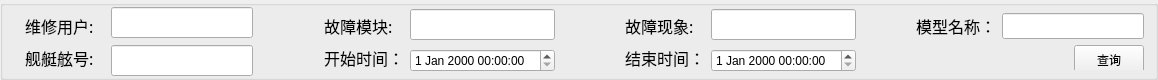
             <widget class="QGroupBox" name="groupBox_records_query_top">
              <property name="minimumSize">
               <size>
                <width>0</width>
                <height>80</height>
               </size>
              </property>
              <property name="maximumSize">
               <size>
                <width>16777215</width>
                <height>80</height>
               </size>
              </property>
              <property name="styleSheet">
               <string notr="true">QGroupBox#groupBox_information_feedback_top{
border: 2px solid #8f8f91;}    
</string>
              </property>
              <property name="title">
               <string/>
              </property>
              <layout class="QHBoxLayout" name="horizontalLayout_33">
               <property name="leftMargin">
                <number>11</number>
               </property>
               <property name="topMargin">
                <number>0</number>
               </property>
               <property name="rightMargin">
                <number>11</number>
               </property>
               <property name="bottomMargin">
                <number>0</number>
               </property>
               <item>
                <widget class="QWidget" name="widget" native="true">
                 <layout class="QHBoxLayout" name="horizontalLayout_34">
                  <property name="leftMargin">
                   <number>11</number>
                  </property>
                  <property name="topMargin">
                   <number>0</number>
                  </property>
                  <property name="rightMargin">
                   <number>11</number>
                  </property>
                  <property name="bottomMargin">
                   <number>0</number>
                  </property>
                  <item>
                   <widget class="QWidget" name="widget_records_query_top_1" native="true">
                    <layout class="QVBoxLayout" name="verticalLayout_30">
                     <property name="leftMargin">
                      <number>0</number>
                     </property>
                     <property name="topMargin">
                      <number>7</number>
                     </property>
                     <property name="rightMargin">
                      <number>0</number>
                     </property>
                     <property name="bottomMargin">
                      <number>7</number>
                     </property>
                     <item>
                      <widget class="QLabel" name="label_record_query_user_name_sign">
                       <property name="minimumSize">
                        <size>
                         <width>80</width>
                         <height>0</height>
                        </size>
                       </property>
                       <property name="maximumSize">
                        <size>
                         <width>80</width>
                         <height>16777215</height>
                        </size>
                       </property>
                       <property name="font">
                        <font>
                         <family>微软雅黑</family>
                         <pointsize>12</pointsize>
                         <weight>50</weight>
                         <italic>false</italic>
                         <bold>false</bold>
                        </font>
                       </property>
                       <property name="styleSheet">
                        <string notr="true">/*QLabel { 
    border-radius: 8px; 
    min-width: 120px;
    min-height: 40px;
	background-color: rgb(216, 255, 164);
	color: rgb(0, 85, 255);
	font: 75 10pt &quot;微软雅黑&quot;;
 }*/</string>
                       </property>
                       <property name="text">
                        <string>维修用户:</string>
                       </property>
                      </widget>
                     </item>
                     <item>
                      <widget class="QLabel" name="label_record_query_boat_number_sign">
                       <property name="minimumSize">
                        <size>
                         <width>80</width>
                         <height>0</height>
                        </size>
                       </property>
                       <property name="maximumSize">
                        <size>
                         <width>80</width>
                         <height>16777215</height>
                        </size>
                       </property>
                       <property name="font">
                        <font>
                         <family>微软雅黑</family>
                         <pointsize>12</pointsize>
                         <weight>50</weight>
                         <italic>false</italic>
                         <bold>false</bold>
                        </font>
                       </property>
                       <property name="styleSheet">
                        <string notr="true">/*QLabel { 
    border-radius: 8px; 
    min-width: 120px;
    min-height: 40px;
	background-color: rgb(216, 255, 164);
	color: rgb(0, 85, 255);
	font: 75 10pt &quot;微软雅黑&quot;;
 }*/</string>
                       </property>
                       <property name="text">
                        <string>舰艇舷号:</string>
                       </property>
                      </widget>
                     </item>
                    </layout>
                   </widget>
                  </item>
                  <item>
                   <widget class="QWidget" name="widget_records_query_top_2" native="true">
                    <layout class="QVBoxLayout" name="verticalLayout_31">
                     <property name="leftMargin">
                      <number>0</number>
                     </property>
                     <property name="topMargin">
                      <number>0</number>
                     </property>
                     <property name="rightMargin">
                      <number>0</number>
                     </property>
                     <property name="bottomMargin">
                      <number>0</number>
                     </property>
                     <item>
                      <widget class="QLineEdit" name="lineEdit_record_query_user_name">
                       <property name="maximumSize">
                        <size>
                         <width>150</width>
                         <height>16777215</height>
                        </size>
                       </property>
                       <property name="font">
                        <font>
                         <family>微软雅黑</family>
                         <pointsize>12</pointsize>
                         <weight>50</weight>
                         <italic>false</italic>
                         <bold>false</bold>
                        </font>
                       </property>
                      </widget>
                     </item>
                     <item>
                      <widget class="QLineEdit" name="lineEdit_record_query_boat_number">
                       <property name="maximumSize">
                        <size>
                         <width>150</width>
                         <height>16777215</height>
                        </size>
                       </property>
                       <property name="font">
                        <font>
                         <family>微软雅黑</family>
                         <pointsize>12</pointsize>
                         <weight>50</weight>
                         <italic>false</italic>
                         <bold>false</bold>
                        </font>
                       </property>
                      </widget>
                     </item>
                    </layout>
                   </widget>
                  </item>
                 </layout>
                </widget>
               </item>
               <item>
                <spacer name="horizontalSpacer_102">
                 <property name="orientation">
                  <enum>Qt::Horizontal</enum>
                 </property>
                 <property name="sizeHint" stdset="0">
                  <size>
                   <width>43</width>
                   <height>20</height>
                  </size>
                 </property>
                </spacer>
               </item>
               <item>
                <widget class="QWidget" name="widget_3" native="true">
                 <layout class="QHBoxLayout" name="horizontalLayout_35">
                  <property name="leftMargin">
                   <number>11</number>
                  </property>
                  <property name="topMargin">
                   <number>0</number>
                  </property>
                  <property name="rightMargin">
                   <number>11</number>
                  </property>
                  <property name="bottomMargin">
                   <number>0</number>
                  </property>
                  <item>
                   <widget class="QWidget" name="widget_2_records_query_top_1" native="true">
                    <layout class="QVBoxLayout" name="verticalLayout_32">
                     <property name="leftMargin">
                      <number>0</number>
                     </property>
                     <property name="topMargin">
                      <number>7</number>
                     </property>
                     <property name="rightMargin">
                      <number>0</number>
                     </property>
                     <property name="bottomMargin">
                      <number>7</number>
                     </property>
                     <item>
                      <widget class="QLabel" name="label_record_query_module_name_sign">
                       <property name="minimumSize">
                        <size>
                         <width>80</width>
                         <height>0</height>
                        </size>
                       </property>
                       <property name="maximumSize">
                        <size>
                         <width>80</width>
                         <height>16777215</height>
                        </size>
                       </property>
                       <property name="font">
                        <font>
                         <family>微软雅黑</family>
                         <pointsize>12</pointsize>
                         <weight>50</weight>
                         <italic>false</italic>
                         <bold>false</bold>
                        </font>
                       </property>
                       <property name="styleSheet">
                        <string notr="true">/*QLabel { 
    border-radius: 8px; 
    min-width: 120px;
    min-height: 40px;
	background-color: rgb(216, 255, 164);
	color: rgb(0, 85, 255);
	font: 75 10pt &quot;微软雅黑&quot;;
 }*/</string>
                       </property>
                       <property name="text">
                        <string>故障模块:</string>
                       </property>
                      </widget>
                     </item>
                     <item>
                      <widget class="QLabel" name="label_record_query_start_time_sign">
                       <property name="minimumSize">
                        <size>
                         <width>80</width>
                         <height>0</height>
                        </size>
                       </property>
                       <property name="maximumSize">
                        <size>
                         <width>80</width>
                         <height>16777215</height>
                        </size>
                       </property>
                       <property name="font">
                        <font>
                         <family>微软雅黑</family>
                         <pointsize>12</pointsize>
                         <weight>50</weight>
                         <italic>false</italic>
                         <bold>false</bold>
                        </font>
                       </property>
                       <property name="styleSheet">
                        <string notr="true">/*QLabel { 
    border-radius: 8px; 
    min-width: 120px;
    min-height: 40px;
	background-color: rgb(216, 255, 164);
	color: rgb(0, 85, 255);
	font: 75 10pt &quot;微软雅黑&quot;;
 }*/</string>
                       </property>
                       <property name="text">
                        <string>开始时间：</string>
                       </property>
                      </widget>
                     </item>
                    </layout>
                   </widget>
                  </item>
                  <item>
                   <widget class="QWidget" name="widget_2_records_query_top_2" native="true">
                    <layout class="QVBoxLayout" name="verticalLayout_33">
                     <property name="leftMargin">
                      <number>0</number>
                     </property>
                     <property name="topMargin">
                      <number>0</number>
                     </property>
                     <property name="rightMargin">
                      <number>0</number>
                     </property>
                     <property name="bottomMargin">
                      <number>0</number>
                     </property>
                     <item>
                      <widget class="QLineEdit" name="lineEdit_record_query_module_name">
                       <property name="maximumSize">
                        <size>
                         <width>150</width>
                         <height>16777215</height>
                        </size>
                       </property>
                       <property name="font">
                        <font>
                         <family>微软雅黑</family>
                         <pointsize>12</pointsize>
                         <weight>50</weight>
                         <italic>false</italic>
                         <bold>false</bold>
                        </font>
                       </property>
                      </widget>
                     </item>
                     <item>
                      <widget class="QDateTimeEdit" name="dateTimeEdit_record_query_start_time">
                       <property name="minimumSize">
                        <size>
                         <width>0</width>
                         <height>23</height>
                        </size>
                       </property>
                       <property name="maximumSize">
                        <size>
                         <width>150</width>
                         <height>16777215</height>
                        </size>
                       </property>
                      </widget>
                     </item>
                    </layout>
                   </widget>
                  </item>
                 </layout>
                </widget>
               </item>
               <item>
                <spacer name="horizontalSpacer_104">
                 <property name="orientation">
                  <enum>Qt::Horizontal</enum>
                 </property>
                 <property name="sizeHint" stdset="0">
                  <size>
                   <width>42</width>
                   <height>20</height>
                  </size>
                 </property>
                </spacer>
               </item>
               <item>
                <widget class="QWidget" name="widget_4" native="true">
                 <layout class="QHBoxLayout" name="horizontalLayout_36">
                  <property name="leftMargin">
                   <number>11</number>
                  </property>
                  <property name="topMargin">
                   <number>0</number>
                  </property>
                  <property name="rightMargin">
                   <number>11</number>
                  </property>
                  <property name="bottomMargin">
                   <number>0</number>
                  </property>
                  <item>
                   <widget class="QWidget" name="widget_3_records_query_top_1" native="true">
                    <layout class="QVBoxLayout" name="verticalLayout_34">
                     <property name="leftMargin">
                      <number>0</number>
                     </property>
                     <property name="topMargin">
                      <number>7</number>
                     </property>
                     <property name="rightMargin">
                      <number>0</number>
                     </property>
                     <property name="bottomMargin">
                      <number>7</number>
                     </property>
                     <item>
                      <widget class="QLabel" name="label_record_query_fault_phenomenon_sign">
                       <property name="minimumSize">
                        <size>
                         <width>80</width>
                         <height>0</height>
                        </size>
                       </property>
                       <property name="maximumSize">
                        <size>
                         <width>80</width>
                         <height>16777215</height>
                        </size>
                       </property>
                       <property name="font">
                        <font>
                         <family>微软雅黑</family>
                         <pointsize>12</pointsize>
                         <weight>50</weight>
                         <italic>false</italic>
                         <bold>false</bold>
                        </font>
                       </property>
                       <property name="styleSheet">
                        <string notr="true">/*QLabel { 
    border-radius: 8px; 
    min-width: 120px;
    min-height: 40px;
	background-color: rgb(216, 255, 164);
	color: rgb(0, 85, 255);
	font: 75 10pt &quot;微软雅黑&quot;;
 }*/</string>
                       </property>
                       <property name="text">
                        <string>故障现象:</string>
                       </property>
                      </widget>
                     </item>
                     <item>
                      <widget class="QLabel" name="label_record_query_finish_time_sign">
                       <property name="minimumSize">
                        <size>
                         <width>80</width>
                         <height>0</height>
                        </size>
                       </property>
                       <property name="maximumSize">
                        <size>
                         <width>80</width>
                         <height>16777215</height>
                        </size>
                       </property>
                       <property name="font">
                        <font>
                         <family>微软雅黑</family>
                         <pointsize>12</pointsize>
                         <weight>50</weight>
                         <italic>false</italic>
                         <bold>false</bold>
                        </font>
                       </property>
                       <property name="styleSheet">
                        <string notr="true">/*QLabel { 
    border-radius: 8px; 
    min-width: 120px;
    min-height: 40px;
	background-color: rgb(216, 255, 164);
	color: rgb(0, 85, 255);
	font: 75 10pt &quot;微软雅黑&quot;;
 }*/</string>
                       </property>
                       <property name="text">
                        <string>结束时间：</string>
                       </property>
                      </widget>
                     </item>
                    </layout>
                   </widget>
                  </item>
                  <item>
                   <widget class="QWidget" name="widget_3_records_query_top_2" native="true">
                    <layout class="QVBoxLayout" name="verticalLayout_35">
                     <property name="leftMargin">
                      <number>0</number>
                     </property>
                     <property name="topMargin">
                      <number>0</number>
                     </property>
                     <property name="rightMargin">
                      <number>0</number>
                     </property>
                     <property name="bottomMargin">
                      <number>0</number>
                     </property>
                     <item>
                      <widget class="QLineEdit" name="lineEdit_record_query_fault_phenomenon">
                       <property name="maximumSize">
                        <size>
                         <width>150</width>
                         <height>16777215</height>
                        </size>
                       </property>
                       <property name="font">
                        <font>
                         <family>微软雅黑</family>
                         <pointsize>12</pointsize>
                         <weight>50</weight>
                         <italic>false</italic>
                         <bold>false</bold>
                        </font>
                       </property>
                      </widget>
                     </item>
                     <item>
                      <widget class="QDateTimeEdit" name="dateTimeEdit_query_finish_time">
                       <property name="minimumSize">
                        <size>
                         <width>0</width>
                         <height>23</height>
                        </size>
                       </property>
                       <property name="maximumSize">
                        <size>
                         <width>150</width>
                         <height>16777215</height>
                        </size>
                       </property>
                      </widget>
                     </item>
                    </layout>
                   </widget>
                  </item>
                 </layout>
                </widget>
               </item>
               <item>
                <spacer name="horizontalSpacer_58">
                 <property name="orientation">
                  <enum>Qt::Horizontal</enum>
                 </property>
                 <property name="sizeHint" stdset="0">
                  <size>
                   <width>43</width>
                   <height>20</height>
                  </size>
                 </property>
                </spacer>
               </item>
               <item>
                <widget class="QWidget" name="widget_5" native="true">
                 <layout class="QVBoxLayout" name="verticalLayout_36">
                  <property name="leftMargin">
                   <number>0</number>
                  </property>
                  <property name="topMargin">
                   <number>7</number>
                  </property>
                  <property name="rightMargin">
                   <number>0</number>
                  </property>
                  <property name="bottomMargin">
                   <number>7</number>
                  </property>
                  <item>
                   <widget class="QWidget" name="widget_4_records_query_top_2" native="true">
                    <layout class="QHBoxLayout" name="horizontalLayout_87">
                     <property name="leftMargin">
                      <number>0</number>
                     </property>
                     <property name="topMargin">
                      <number>0</number>
                     </property>
                     <property name="rightMargin">
                      <number>0</number>
                     </property>
                     <property name="bottomMargin">
                      <number>0</number>
                     </property>
                     <item>
                      <widget class="QLabel" name="label_record_query_model_name_sign">
                       <property name="minimumSize">
                        <size>
                         <width>80</width>
                         <height>0</height>
                        </size>
                       </property>
                       <property name="maximumSize">
                        <size>
                         <width>80</width>
                         <height>16777215</height>
                        </size>
                       </property>
                       <property name="font">
                        <font>
                         <family>微软雅黑</family>
                         <pointsize>12</pointsize>
                         <weight>50</weight>
                         <italic>false</italic>
                         <bold>false</bold>
                        </font>
                       </property>
                       <property name="styleSheet">
                        <string notr="true">/*QLabel { 
    border-radius: 8px; 
    min-width: 120px;
    min-height: 40px;
	background-color: rgb(216, 255, 164);
	color: rgb(0, 85, 255);
	font: 75 10pt &quot;微软雅黑&quot;;
 }*/</string>
                       </property>
                       <property name="text">
                        <string>模型名称：</string>
                       </property>
                      </widget>
                     </item>
                     <item>
                      <widget class="QLineEdit" name="lineEdit_record_query_model_name">
                       <property name="maximumSize">
                        <size>
                         <width>150</width>
                         <height>16777215</height>
                        </size>
                       </property>
                       <property name="font">
                        <font>
                         <family>微软雅黑</family>
                         <pointsize>12</pointsize>
                         <weight>50</weight>
                         <italic>false</italic>
                         <bold>false</bold>
                        </font>
                       </property>
                      </widget>
                     </item>
                    </layout>
                   </widget>
                  </item>
                  <item>
                   <widget class="QWidget" name="widget_4_records_query_top_3" native="true">
                    <layout class="QHBoxLayout" name="horizontalLayout_37">
                     <property name="leftMargin">
                      <number>0</number>
                     </property>
                     <property name="topMargin">
                      <number>0</number>
                     </property>
                     <property name="rightMargin">
                      <number>0</number>
                     </property>
                     <property name="bottomMargin">
                      <number>0</number>
                     </property>
                     <item>
                      <spacer name="horizontalSpacer_10">
                       <property name="orientation">
                        <enum>Qt::Horizontal</enum>
                       </property>
                       <property name="sizeHint" stdset="0">
                        <size>
                         <width>40</width>
                         <height>20</height>
                        </size>
                       </property>
                      </spacer>
                     </item>
                     <item>
                      <widget class="QToolButton" name="toolButton_record_query_query">
                       <property name="minimumSize">
                        <size>
                         <width>70</width>
                         <height>30</height>
                        </size>
                       </property>
                       <property name="text">
                        <string>查询</string>
                       </property>
                      </widget>
                     </item>
                    </layout>
                   </widget>
                  </item>
                 </layout>
                </widget>
               </item>
              </layout>
             </widget>
